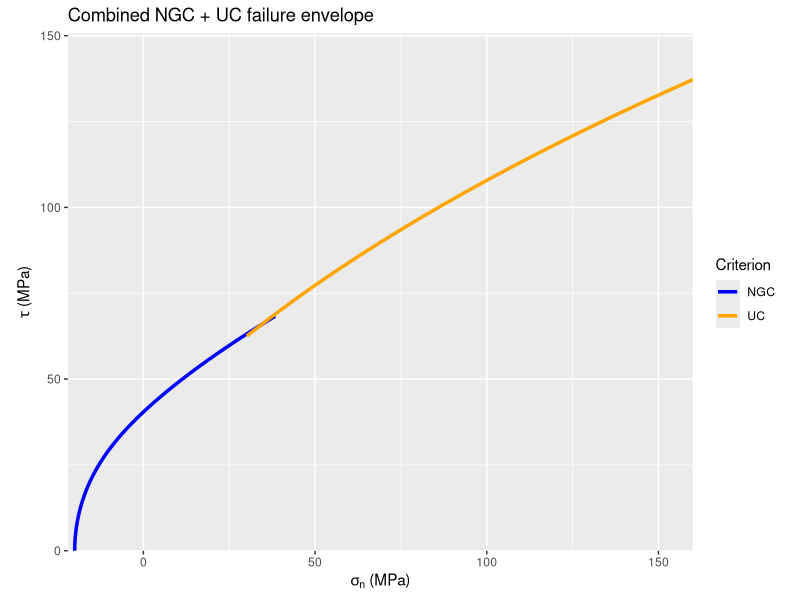
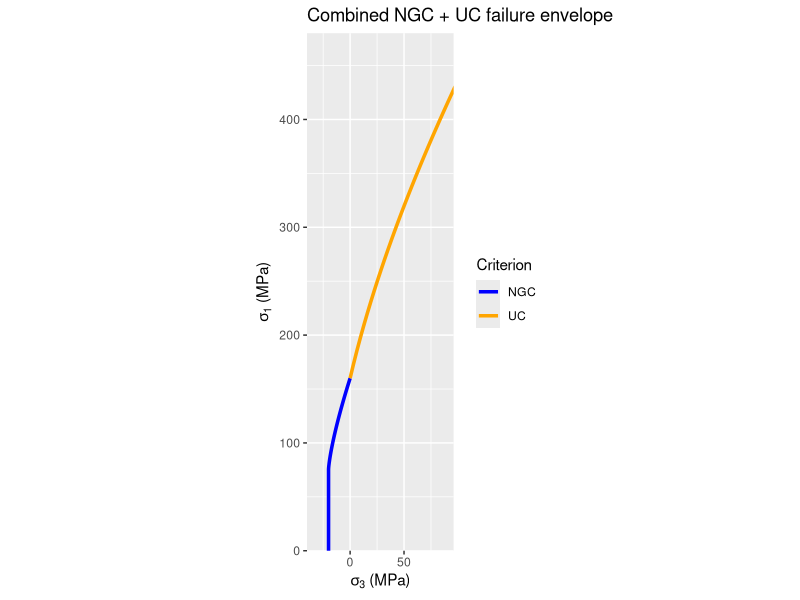
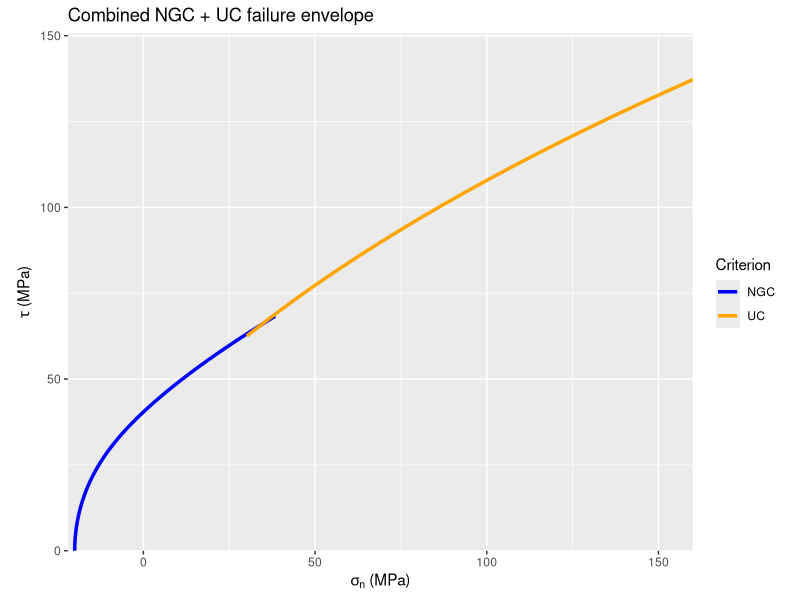
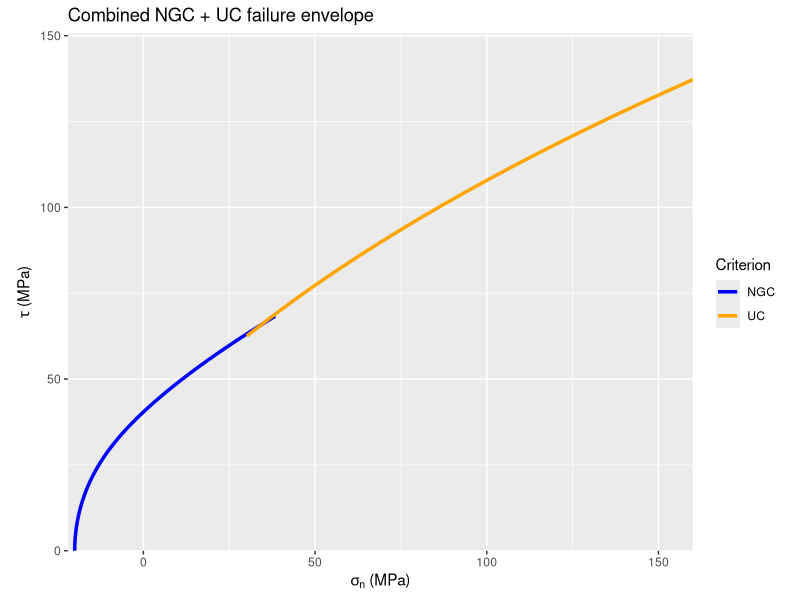
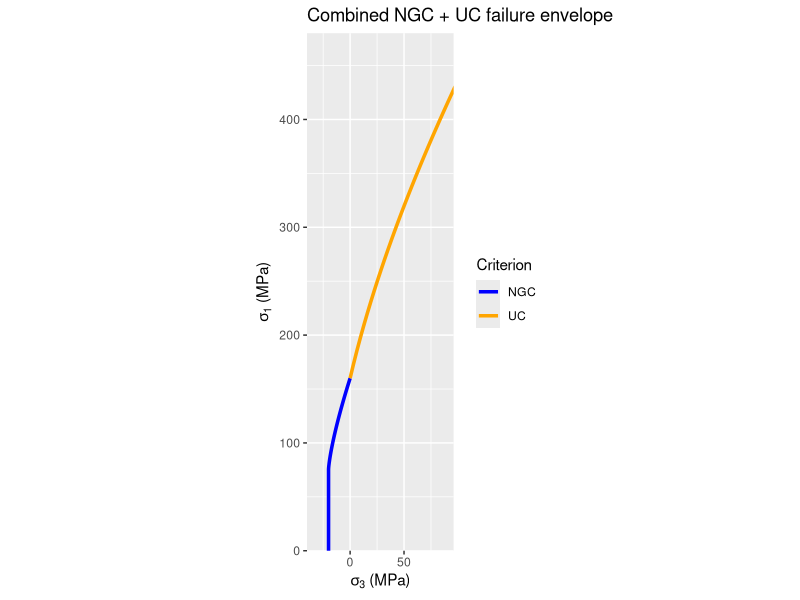
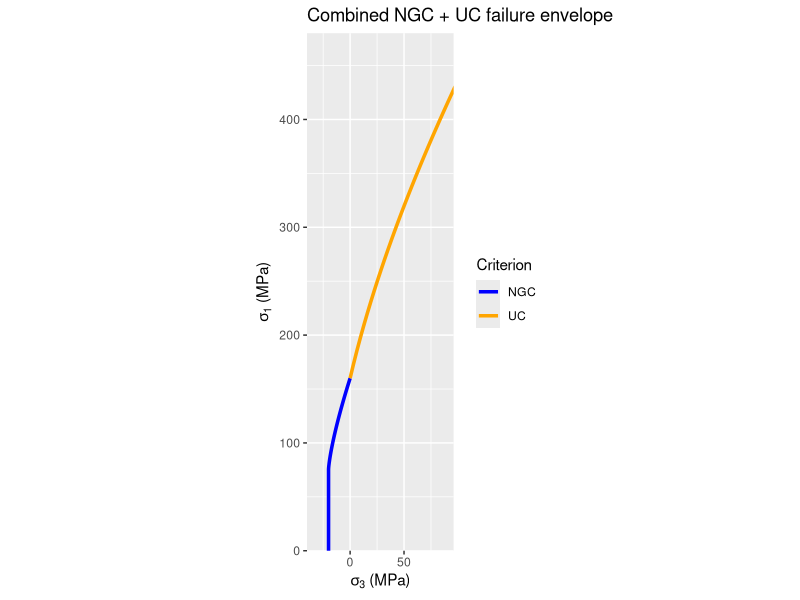

Source code (R) for these figures, in order:
###############################################################
#### Combined New Griffith Criterion (NGC) + Ucar Criterion
#### Official stable implementation
####
#### Outputs:
####   - CSV files with NGC, UC and combined curves
####   - PNG/PDF plots in sigma_n - tau and sigma_3 - sigma_1 spaces
####
#### Version:
####   v12_stable_candidate
###############################################################

# ============================================================
# 1. Install and load libraries
# ============================================================

paquetes <- c("ggplot2", "dplyr")

instalar_faltantes <- paquetes[
  !sapply(paquetes, requireNamespace, quietly = TRUE)
]

if (length(instalar_faltantes) > 0) {
  install.packages(instalar_faltantes)
}

lapply(paquetes, library, character.only = TRUE)


# ============================================================
# 2. User-defined parameters to EDIT
# ============================================================

sigma_t_adj <- -20     # T0, tensile strength, MPa; negative in tension
sigma_c_adj <-160     # C0, uniaxial compressive strength, MPa

xi_adj <- sigma_t_adj / sigma_c_adj

n_ngc <- 3000    # edit to densify the plots or tables
n_uc  <- 5000   # edit to densify the plots or tables

# UC curve generation domain
# A dense UC curve is first generated up to:
# sigma3_uc_max = uc_sigma3_max_factor * sigma_c_adj
# Then, if requested, it is truncated when sigma_1 / sigma_3
# reaches the selected ductile-transition threshold.

uc_sigma3_max_factor <- 100
sigma3_uc_max <- uc_sigma3_max_factor * sigma_c_adj

use_ductile_transition_limit <- TRUE
sigma1_sigma3_min_ratio <- 3.4 # Mogi (1966) threshold to ductile failure (Schwartz, 1964 puts it at 4)

# ============================================================
# 2.1. User-defined plot limits
# ============================================================

use_default_plot_limits <- TRUE

# Manual limits used only if use_default_plot_limits <- FALSE

manual_xlim_sigma_tau <- c(1.1 * sigma_t_adj, 1.1 * sigma_c_adj)
manual_ylim_sigma_tau <- c(0, 2*sigma_c_adj)

manual_xlim_sigma3_sigma1 <- c(2 * sigma_t_adj, 0.6 * sigma_c_adj)
manual_ylim_sigma3_sigma1 <- c(0, 3 * sigma_c_adj)

# ============================================================
# 2.2. Output folders
# ============================================================

dir.create("results", showWarnings = FALSE)
dir.create("results/tables", recursive = TRUE, showWarnings = FALSE)
dir.create("results/figures", recursive = TRUE, showWarnings = FALSE)


# ============================================================
# 3. Basic checks
# ============================================================

stopifnot(sigma_t_adj < 0)
stopifnot(sigma_c_adj > 0)
stopifnot(abs(sigma_t_adj) < sigma_c_adj)


# ============================================================
# 4. Ucar criterion
# ============================================================

k1 <- (-(1 + abs(xi_adj)) +
         sqrt((1 + 7 * abs(xi_adj)) * (1 - abs(xi_adj)))) /
  (2 * abs(xi_adj))

k2 <- (1 - k1 * (-xi_adj)) / sqrt(pmax(1e-12, -xi_adj))

sigma_3 <- seq(0, sigma3_uc_max, length.out = n_uc)
sigma3_bar <- sigma_3 / sigma_c_adj

sigma1_bar <- k1 * (sigma3_bar - xi_adj) +
  k2 * sqrt(pmax(0, sigma3_bar - xi_adj))

tan_alpha2_ucar <- k1 +
  k2 / (2 * sqrt(pmax(1e-12, sigma3_bar - xi_adj)))

alpha_rad <- atan(sqrt(tan_alpha2_ucar))

sigma_n_bar <- sigma1_bar * cos(alpha_rad)^2 +
  sigma3_bar * sin(alpha_rad)^2

tau_bar <- 0.5 * (sigma1_bar - sigma3_bar) * sin(2 * alpha_rad)

curve_uc <- data.frame(
  branch    = "UC",
  sigma_3   = sigma_3,
  sigma_1   = sigma1_bar * sigma_c_adj,
  sigma_n   = sigma_n_bar * sigma_c_adj,
  tau       = tau_bar * sigma_c_adj,
  alpha_deg = alpha_rad * 180 / pi,
  beta_deg  = 2 * alpha_rad * 180 / pi - 90
) %>%
  mutate(
    sigma1_sigma3_ratio = ifelse(
      sigma_3 > 0,
      sigma_1 / sigma_3,
      Inf
    )
  )

# Truncate UC curve at the selected ductile-transition threshold
if (use_ductile_transition_limit) {
  
  first_ductile_index <- which(
    curve_uc$sigma1_sigma3_ratio <= sigma1_sigma3_min_ratio
  )[1]
  
  if (!is.na(first_ductile_index)) {
    curve_uc <- curve_uc[1:first_ductile_index, ]
  } else {
    warning(
      "The UC curve did not reach the selected sigma_1/sigma_3 ratio. ",
      "Consider increasing uc_sigma3_max_factor."
    )
  }
}
# ============================================================
# 5. NGC parameter calculation
# ============================================================

calcular_beta1 <- function(a, ratio) {
  
  arg <- 0.75 * a * (-ratio)^(-0.25)
  
  if (!is.finite(arg) || arg < 0) {
    return(NA_real_)
  }
  
  beta1 <- 2 * (atan(sqrt(arg)) - pi / 4)
  
  return(beta1)
}


ecuacion_objetivo <- function(a, ratio, xi_adj) {
  
  if (!is.finite(a) || a <= 0) {
    return(1e12)
  }
  
  lambda <- tryCatch(
    (1 - a * (-ratio)^0.75) / (-ratio),
    error = function(e) return(1e12)
  )
  
  if (!is.finite(lambda)) {
    return(1e12)
  }
  
  beta_1 <- calcular_beta1(a, ratio)
  
  if (is.na(beta_1)) {
    return(1e12)
  }
  
  arg2 <- 1 -
    (
      xi_adj /
        (
          (xi_adj / (1 - sin(beta_1))) -
            (0.5 - 1 / exp(1.008))
        )
    )
  
  arg2 <- pmin(1, pmax(-1, arg2))
  beta_2 <- asin(arg2)
  
  tan_term <- tan(pi / 4 + 0.5 * beta_2)
  
  sigma_3_aux <- tryCatch(
    (tan_term^2 / (0.75 * a))^(-4) + ratio,
    error = function(e) return(1e12)
  )
  
  if (!is.finite(sigma_3_aux)) {
    return(1e12)
  }
  
  term1 <- 3 * a * sigma_3_aux
  term2 <- 4 * a * (sigma_3_aux - ratio)
  term3 <- 4 * (sigma_3_aux - ratio)^0.25 * lambda * abs(ratio)
  
  residuo <- term1 + term2 + term3
  
  if (!is.finite(residuo)) {
    return(1e12)
  }
  
  penalizacion <- 0
  
  if (sigma_3_aux > 0) {
    penalizacion <- penalizacion + 1e6 * sigma_3_aux
  }
  
  if (sigma_3_aux < xi_adj) {
    penalizacion <- penalizacion + 1e6 * abs(sigma_3_aux - xi_adj)
  }
  
  return(residuo^2 + penalizacion)
}


calcular_parametros_ngc <- function(xi_adj, sigma_c_adj, sigma_t_adj) {
  
  ratio <- sigma_t_adj / sigma_c_adj
  
  opt <- optim(
    par = 5,
    fn = ecuacion_objetivo,
    method = "L-BFGS-B",
    lower = 2,
    upper = 10,
    ratio = ratio,
    xi_adj = xi_adj
  )
  
  if (opt$convergence != 0) {
    warning("optim did not converge")
  }
  
  a <- opt$par
  lambda <- (1 - a * (-ratio)^0.75) / (-ratio)
  
  beta_1 <- calcular_beta1(a, ratio)
  
  arg2 <- 1 -
    (
      xi_adj /
        (
          (xi_adj / (1 - sin(beta_1))) -
            (0.5 - 1 / exp(1.008))
        )
    )
  
  arg2 <- pmin(1, pmax(-1, arg2))
  beta_2 <- asin(arg2)
  
  tan_term <- tan(pi / 4 + 0.5 * beta_2)
  
  sigma_3_ngc <- (tan_term^2 / (0.75 * a))^(-4) + ratio
  
  list(
    a = a,
    lambda = lambda,
    beta_1_rad = beta_1,
    beta_2_rad = beta_2,
    beta_1_deg = beta_1 * 180 / pi,
    beta_2_deg = beta_2 * 180 / pi,
    sigma_3_ngc_bar = sigma_3_ngc,
    sigma_3_ngc = sigma_3_ngc * sigma_c_adj,
    residual = opt$value,
    convergence = opt$convergence
  )
}


ngc_params <- calcular_parametros_ngc(
  xi_adj = xi_adj,
  sigma_c_adj = sigma_c_adj,
  sigma_t_adj = sigma_t_adj
)


# ============================================================
# 6. Rigorous NGC curve: new formulation
# ============================================================

a <- ngc_params$a
beta_1_NGC <- ngc_params$beta_1_rad

Omega <- (3 * a / 4)^4

Omega_1 <- (0.5 - xi_adj / (1 - sin(beta_1_NGC))) -
  (7 / 6) * Omega *
  tan(pi / 4 - beta_1_NGC / 2)^6

beta_vals <- seq(pi / 2, beta_1_NGC, length.out = n_ngc)

curve_ngc <- data.frame(beta_rad = beta_vals) %>%
  mutate(
    branch = "NGC",
    beta_deg = beta_rad * 180 / pi,
    alpha_deg = 45 + 0.5 * beta_deg,
    
    tan_term = tan(pi / 4 - beta_rad / 2),
    
    sigma_n_pri =
      (
        xi_adj +
          (1 - sin(beta_rad)) *
          (
            Omega_1 +
              (7 * Omega / 6) * tan_term^6
          )
      ) / abs(xi_adj),
    
    tau_pri =
      (
        cos(beta_rad) *
          (
            Omega_1 +
              Omega * tan_term^6 *
              (
                7 / 6 - 1 / (1 + sin(beta_rad))
              )
          )
      ) / abs(xi_adj),
    
    sigma_n = sigma_n_pri * abs(sigma_t_adj),
    tau     = tau_pri * abs(sigma_t_adj)
  )


# Recover sigma_3 and sigma_1 from sigma_n, tau and beta

eps_cos <- 1e-10

curve_ngc <- curve_ngc %>%
  mutate(
    delta_sigma = ifelse(
      abs(cos(beta_rad)) < eps_cos,
      abs(sigma_t_adj),
      2 * tau / cos(beta_rad)
    ),
    sum_sigma = 2 * sigma_n + delta_sigma * sin(beta_rad),
    sigma_1 = 0.5 * (sum_sigma + delta_sigma),
    sigma_3 = 0.5 * (sum_sigma - delta_sigma)
  )

# Force exact tensile endpoint
curve_ngc$sigma_3[1] <- sigma_t_adj
curve_ngc$sigma_1[1] <- 0
curve_ngc$sigma_n[1] <- sigma_t_adj
curve_ngc$tau[1]     <- 0

curve_ngc <- curve_ngc %>%
  select(
    branch,
    sigma_3,
    sigma_1,
    sigma_n,
    tau,
    alpha_deg,
    beta_deg,
    beta_rad,
    sigma_n_pri,
    tau_pri
  )


# ============================================================
# 7. Combined NGC + UC curve
# ============================================================

curve_combined <- bind_rows(
  curve_ngc %>%
    select(branch, sigma_3, sigma_1, sigma_n, tau, alpha_deg, beta_deg),
  curve_uc %>%
    select(branch, sigma_3, sigma_1, sigma_n, tau, alpha_deg, beta_deg)
)


# ============================================================
# 8. Plot limits
# ============================================================

if (use_default_plot_limits) {
  
  # sigma_n - tau plot
  xlim_sigma_tau <- c(1.1 * sigma_t_adj, sigma_c_adj)
  
  tau_at_sigma_c <- curve_combined %>%
    filter(abs(sigma_n - sigma_c_adj) == min(abs(sigma_n - sigma_c_adj))) %>%
    summarise(tau_ref = max(tau, na.rm = TRUE)) %>%
    pull(tau_ref)
  
  ylim_sigma_tau <- c(0, 1.1 * tau_at_sigma_c)
  
  # sigma_3 - sigma_1 plot
  xlim_sigma3_sigma1 <- c(2 * sigma_t_adj, 0.6*sigma_c_adj)
  ylim_sigma3_sigma1 <- c(0, 3 * sigma_c_adj)
  
} else {
  
  xlim_sigma_tau <- manual_xlim_sigma_tau
  ylim_sigma_tau <- manual_ylim_sigma_tau
  
  xlim_sigma3_sigma1 <- manual_xlim_sigma3_sigma1
  ylim_sigma3_sigma1 <- manual_ylim_sigma3_sigma1
}


# ============================================================
# 9. Export CSV files
# ============================================================

write.csv(
  curve_ngc,
  "results/tables/curve_NGC_rigorous_new.csv",
  row.names = FALSE
)

write.csv(
  curve_uc,
  "results/tables/curve_UC.csv",
  row.names = FALSE
)

write.csv(
  curve_combined,
  "results/tables/curve_combined_NGC_UC.csv",
  row.names = FALSE
)

parameters_table <- data.frame(
  sigma_t_adj = sigma_t_adj,
  sigma_c_adj = sigma_c_adj,
  xi_adj = xi_adj,
  k1 = k1,
  k2 = k2,
  a = ngc_params$a,
  lambda = ngc_params$lambda,
  beta_1_deg = ngc_params$beta_1_deg,
  beta_2_deg = ngc_params$beta_2_deg,
  sigma_3_ngc_bar = ngc_params$sigma_3_ngc_bar,
  sigma_3_ngc = ngc_params$sigma_3_ngc,
  residual = ngc_params$residual,
  convergence = ngc_params$convergence,
  Omega = Omega,
  Omega_1 = Omega_1,
  uc_sigma3_max_factor = uc_sigma3_max_factor,
  sigma3_uc_max = sigma3_uc_max,
  use_ductile_transition_limit = use_ductile_transition_limit,
  sigma1_sigma3_min_ratio = sigma1_sigma3_min_ratio,
  uc_final_sigma_3 = max(curve_uc$sigma_3, na.rm = TRUE),
  uc_final_sigma_1 = max(curve_uc$sigma_1, na.rm = TRUE),
  uc_final_sigma1_sigma3_ratio = tail(curve_uc$sigma1_sigma3_ratio, 1)
)

write.csv(
  parameters_table,
  "results/tables/parameters_NGC_UC.csv",
  row.names = FALSE
)


# ============================================================
# 10. Plot in sigma_n - tau space
# ============================================================

plot_sigma_tau <- ggplot() +
  geom_line(
    data = curve_ngc,
    aes(x = sigma_n, y = tau, color = branch),
    linewidth = 1.2
  ) +
  geom_line(
    data = curve_uc,
    aes(x = sigma_n, y = tau, color = branch),
    linewidth = 1.2
  ) +
  scale_color_manual(
    values = c("NGC" = "blue", "UC" = "orange")
  ) +
  coord_fixed(
    ratio = 1,
    xlim = xlim_sigma_tau,
    ylim = ylim_sigma_tau,
    expand = FALSE
  ) +
  labs(
    title = "Combined NGC + UC failure envelope",
    x = expression(sigma[n]~"(MPa)"),
    y = expression(tau~"(MPa)"),
    color = "Criterion"
  ) +
  theme_gray()

print(plot_sigma_tau)

ggsave(
  filename = "results/figures/combined_NGC_UC_sigma_tau.png",
  plot = plot_sigma_tau,
  width = 7,
  height = 6,
  dpi = 300
)

ggsave(
  filename = "results/figures/combined_NGC_UC_sigma_tau.pdf",
  plot = plot_sigma_tau,
  width = 7,
  height = 6
)


# ============================================================
# 11. Plot in sigma_3 - sigma_1 space
# ============================================================

plot_sigma3_sigma1 <- ggplot() +
  geom_line(
    data = curve_ngc,
    aes(x = sigma_3, y = sigma_1, color = branch),
    linewidth = 1.2
  ) +
  geom_line(
    data = curve_uc,
    aes(x = sigma_3, y = sigma_1, color = branch),
    linewidth = 1.2
  ) +
  scale_color_manual(
    values = c("NGC" = "blue", "UC" = "orange")
  ) +
  coord_fixed(
    ratio = 1,
    xlim = xlim_sigma3_sigma1,
    ylim = ylim_sigma3_sigma1,
    expand = FALSE
  ) +
  labs(
    title = "Combined NGC + UC failure envelope",
    x = expression(sigma[3]~"(MPa)"),
    y = expression(sigma[1]~"(MPa)"),
    color = "Criterion"
  ) +
  theme_gray()

print(plot_sigma3_sigma1)

ggsave(
  filename = "results/figures/combined_NGC_UC_sigma3_sigma1.png",
  plot = plot_sigma3_sigma1,
  width = 7,
  height = 6,
  dpi = 300
)

ggsave(
  filename = "results/figures/combined_NGC_UC_sigma3_sigma1.pdf",
  plot = plot_sigma3_sigma1,
  width = 7,
  height = 6
)


# ============================================================
# 12. Console checks
# ============================================================

cat("\n==============================\n")
cat("Combined NGC + UC calculation\n")
cat("==============================\n")
cat("sigma_t_adj =", sigma_t_adj, "MPa\n")
cat("sigma_c_adj =", sigma_c_adj, "MPa\n")
cat("xi_adj      =", xi_adj, "\n\n")

cat("NGC parameters:\n")
cat("a           =", ngc_params$a, "\n")
cat("lambda      =", ngc_params$lambda, "\n")
cat("beta_1      =", ngc_params$beta_1_deg, "deg\n")
cat("beta_2      =", ngc_params$beta_2_deg, "deg\n")
cat("sigma_3_NGC =", ngc_params$sigma_3_ngc, "MPa\n")
cat("residual    =", ngc_params$residual, "\n\n")

cat("Plot limits:\n")
cat("sigma_n - tau xlim:", xlim_sigma_tau, "\n")
cat("sigma_n - tau ylim:", ylim_sigma_tau, "\n")
cat("sigma_3 - sigma_1 xlim:", xlim_sigma3_sigma1, "\n")
cat("sigma_3 - sigma_1 ylim:", ylim_sigma3_sigma1, "\n\n")

cat("Rows exported:\n")
cat("NGC curve      :", nrow(curve_ngc), "\n")
cat("UC curve       :", nrow(curve_uc), "\n")
cat("Combined curve :", nrow(curve_combined), "\n\n")

cat("Files written to:\n")
cat("data/processed/\n")
cat("figures/\n")
cat("==============================\n")
